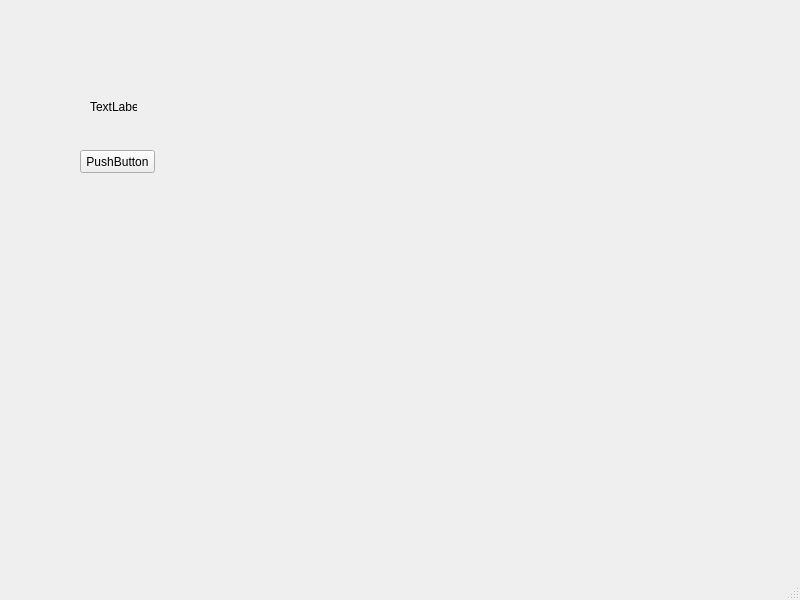
<?xml version="1.0" encoding="UTF-8"?>
<ui version="4.0">
 <class>MainWindow</class>
 <widget class="QMainWindow" name="MainWindow">
  <property name="geometry">
   <rect>
    <x>0</x>
    <y>0</y>
    <width>800</width>
    <height>600</height>
   </rect>
  </property>
  <property name="windowTitle">
   <string>MainWindow</string>
  </property>
  <widget class="QWidget" name="centralwidget">
   <widget class="QLabel" name="label">
    <property name="geometry">
     <rect>
      <x>90</x>
      <y>100</y>
      <width>47</width>
      <height>14</height>
     </rect>
    </property>
    <property name="text">
     <string>TextLabel</string>
    </property>
   </widget>
   <widget class="QPushButton" name="pushButton">
    <property name="geometry">
     <rect>
      <x>80</x>
      <y>150</y>
      <width>75</width>
      <height>23</height>
     </rect>
    </property>
    <property name="text">
     <string>PushButton</string>
    </property>
   </widget>
  </widget>
  <widget class="QMenuBar" name="menubar">
   <property name="geometry">
    <rect>
     <x>0</x>
     <y>0</y>
     <width>800</width>
     <height>22</height>
    </rect>
   </property>
  </widget>
  <widget class="QStatusBar" name="statusbar"/>
 </widget>
 <resources/>
 <connections/>
</ui>
